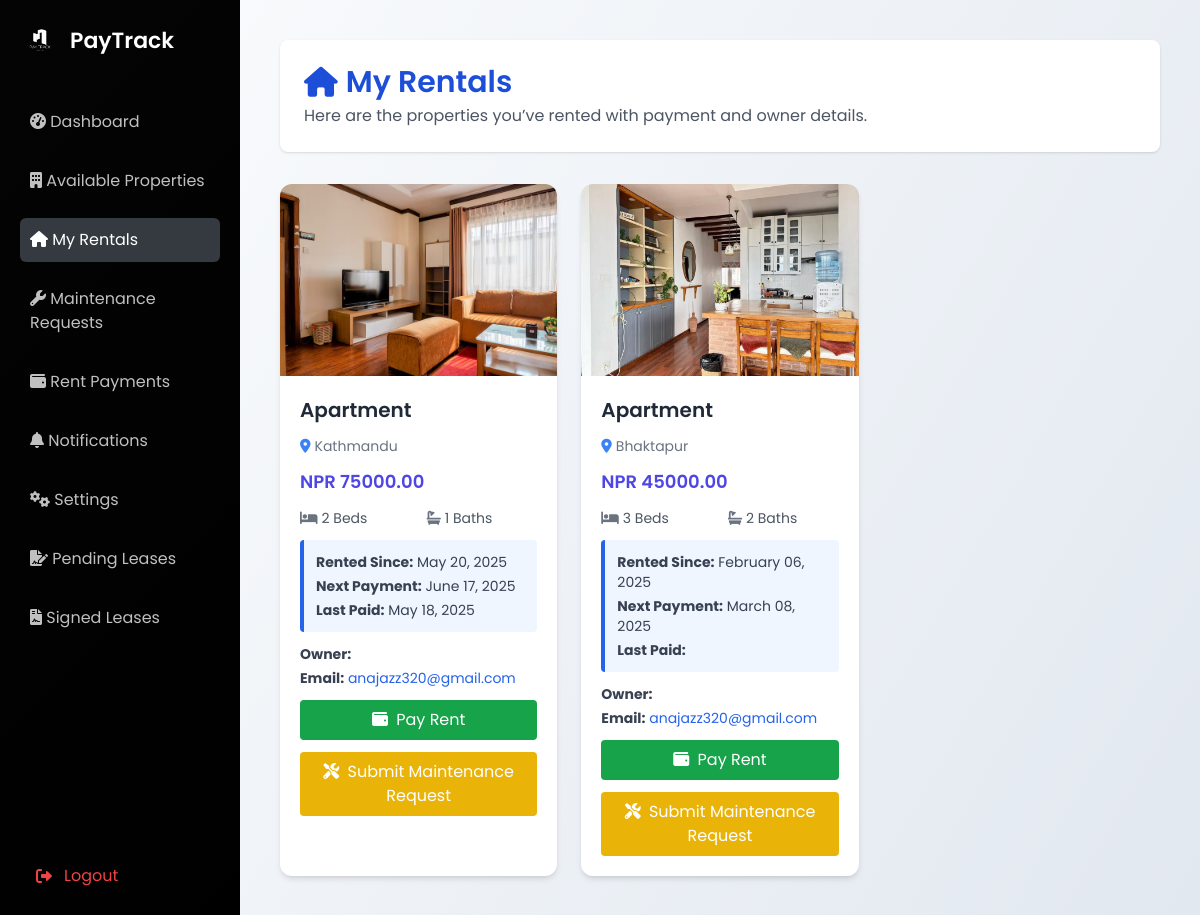
/tenant/my-rentals/ (signed in), run on the app's committed database.
### user/models.py (models this page shows, shortened)
class Rental(models.Model):
    tenant = models.ForeignKey(
        settings.AUTH_USER_MODEL,
        on_delete=models.CASCADE,
        limit_choices_to={'user_type': 'tenant'}
    )
    property = models.ForeignKey(Property, on_delete=models.CASCADE)
    rent_amount = models.DecimalField(max_digits=10, decimal_places=2)
    start_date = models.DateField()
    end_date = models.DateField(blank=True, null=True)
    is_active = models.BooleanField(default=True)

class Property(models.Model):
    PROPERTY_TYPES = [
        ('house', 'House'),
        ('apartment', 'Apartment'),
        ('villa', 'Villa'),
        ('land', 'Land'),
    ]
    homeowner = models.ForeignKey(
        settings.AUTH_USER_MODEL,
        on_delete=models.CASCADE,
        related_name='properties',
        null=True,
        blank=True
    )
    title = models.CharField(max_length=200, default="Unnamed Property")
    location = models.CharField(max_length=200, default="Unknown Location")
    property_type = models.CharField(max_length=20, choices=PROPERTY_TYPES, default='house')
    price = models.DecimalField(max_digits=10, decimal_places=2, default=0.00)
    bedrooms = models.IntegerField(null=True, blank=True, default=1)
    bathrooms = models.IntegerField(null=True, blank=True, default=1)
    description = models.TextField(default="No description available.")
    image = models.ImageField(upload_to='properties/', default='default_property.jpg')
    featured = models.BooleanField(default=False)
    is_available = models.BooleanField(default=True)  # New: To show if property is rented
    @property
    def get_primary_image(self):
        primary_image = self.images.filter(is_primary=True).first()
        if primary_image:
            return primary_image.image

class CustomUser(AbstractUser):
    USER_TYPE_CHOICES = (
        ('tenant', 'Tenant'),
        ('home owner', 'Home Owner'),
    )
    email = models.EmailField(unique=True,null=True)  # Ensuring unique emails for authentication
    user_type = models.CharField(max_length=20, choices=USER_TYPE_CHOICES, default='customer')
    phone_number = models.CharField(max_length=15, blank=True, null=True)
    address = models.TextField(blank=True, null=True)
    company_name = models.CharField(max_length=255, blank=True, null=True)
    date_of_birth = models.DateField(blank=True, null=True)
    USERNAME_FIELD = 'email'  # Login with email instead of username
    REQUIRED_FIELDS = ['username']  # Keep username as an optional field if necessary

### user/views.py (the view)
# urls.py: path('tenant/my-rentals/', views.my_rentals, name='my_rentals'),
@login_required
def my_rentals(request):
    if request.user.user_type != 'tenant':
        return redirect('dashboard')
    rentals = Rental.objects.filter(tenant=request.user).select_related('property__homeowner').prefetch_related('property__images')
    for rent in rentals:
        last_payment = RentPayment.objects.filter(rental=rent, is_paid=True).order_by('-paid_on').first()
        rent.last_paid_date = last_payment.paid_on if last_payment else None
        if last_payment:
            rent.next_payment_date = last_payment.paid_on + timezone.timedelta(days=30)
        else:
            rent.next_payment_date = rent.start_date + timezone.timedelta(days=30)
    return render(request, 'user/my_rentals.html', {'rentals': rentals})

### user/templates/user/my_rentals.html (shortened to what this page needs)
{% load static %}
<!DOCTYPE html>
<html lang="en">
<head>
  <link rel="stylesheet" href="{% static 'css/dashboard.css' %}">
  <link rel="stylesheet" href="https://cdnjs.cloudflare.com/ajax/libs/font-awesome/6.0.0-beta3/css/all.min.css">
  <script src="https://cdn.tailwindcss.com"></script>
</head>
<body class="bg-gray-100 font-poppins">
  <div class="min-h-screen flex">
    <aside class="sidebar">
      <div class="logo-container">
        <img src="{% static 'images/logo.png' %}" alt="PayTrack Logo" class="logo">
        <span>PayTrack</span>
      </div>
      <nav class="menu">
        <ul>
          <li><a href="{% url 'dashboard' %}"><i class="fas fa-tachometer-alt"></i> <span>Dashboard</span></a></li>
          <li><a href="{% url 'tenant_property_list' %}"><i class="fas fa-building"></i> <span>Available Properties</span></a></li>
          <li class="active"><a href="{% url 'my_rentals' %}"><i class="fas fa-home"></i> <span>My Rentals</span></a></li>
          <li><a href="/maintenance/requests/"><i class="fas fa-wrench"></i> <span>Maintenance Requests</span></a></li>
          <li><a href="{% url 'rent_payments' %}"><i class="fas fa-wallet"></i> <span>Rent Payments</span></a></li>
          <li><a href="{% url 'notifications' %}"><i class="fas fa-bell"></i> <span>Notifications</span></a></li>
          <li><a href="{% url 'settings' %}"><i class="fas fa-cogs"></i> <span>Settings</span></a></li>
          <li><a href="{% url 'tenant_pending_leases' %}"><i class="fas fa-file-signature"></i> <span>Pending Leases</span></a></li>
          <li>
            <a href="{% url 'tenant_signed_leases' %}" class="nav-link">
              <i class="fas fa-file-contract"></i> Signed Leases
            </a>
          </li>
        </ul>
      </nav>
      <div class="mt-auto pt-8">
        <a href="{% url 'logout' %}" class="flex items-center px-4 py-2 text-red-500 hover:bg-red-100 rounded">
          <i class="fas fa-sign-out-alt mr-3"></i> <span>Logout</span>
        </a>
      </div>
    </aside>
    <main class="main-content space-y-8">
      <div class="bg-white shadow rounded-lg p-6 mb-8">
        <h1 class="text-3xl font-semibold mb-1 text-blue-700 flex items-center gap-2">
          <i class="fas fa-home"></i> My Rentals
        </h1>
        <p class="text-gray-600">Here are the properties you’ve rented with payment and owner details.</p>
      </div>
      <div class="grid grid-cols-1 sm:grid-cols-2 lg:grid-cols-3 gap-6">
        {% if rentals %}
          {% for rent in rentals %}
            <div class="bg-white rounded-xl shadow-md overflow-hidden transform transition hover:scale-[1.02]">
              {% with primary_image=rent.property.get_primary_image %}
  {% if primary_image %}
    <img src="{{ primary_image.url }}" alt="{{ rent.property.title }}" class="h-48 w-full object-cover">
  {% else %}
    <img src="{% static 'images/default_property.jpg' %}" alt="No Image" class="h-48 w-full object-cover">
  {% endif %}
{% endwith %}
              <div class="p-5 space-y-3">
                <h2 class="text-xl font-semibold text-gray-800">{{ rent.property.title }}</h2>
                <p class="text-sm text-gray-500 flex items-center"><i class="fas fa-map-marker-alt mr-1 text-blue-500"></i> {{ rent.property.location }}</p>
                <p class="text-lg text-indigo-600 font-semibold">NPR {{ rent.rent_amount|floatformat:2 }}</p>
                <div class="grid grid-cols-2 gap-4 text-sm text-gray-600">
                  <div><i class="fas fa-bed mr-1 text-gray-500"></i>{{ rent.property.bedrooms }} Beds</div>
                  <div><i class="fas fa-bath mr-1 text-gray-500"></i>{{ rent.property.bathrooms }} Baths</div>
                </div>
                <div class="p-3 rounded bg-blue-50 border-l-4 border-blue-600 text-sm text-gray-700 space-y-1">
                  <p><strong>Rented Since:</strong> {{ rent.start_date|date:"F d, Y" }}</p>
                  <p><strong>Next Payment:</strong> {{ rent.next_payment_date|date:"F d, Y" }}</p>
                  <p><strong>Last Paid:</strong> {{ rent.last_paid_date|date:"F d, Y" }}</p>
                </div>
                <div class="text-sm text-gray-700 mt-2 space-y-1">
                  <p><strong>Owner:</strong> {{ rent.property.homeowner.get_full_name }}</p>
                  <p><strong>Email:</strong> <a href="mailto:{{ rent.property.homeowner.email }}" class="text-blue-600 hover:underline">{{ rent.property.homeowner.email }}</a></p>
                </div>
                <div class="flex flex-col gap-3 mt-5">
                  <button type="button" onclick="startCheckout({{ rent.id }})" class="w-full bg-green-600 hover:bg-green-700 text-white py-2 px-4 rounded">
                    <i class="fas fa-wallet mr-1"></i> Pay Rent
                  </button>
                  <a href="{% url 'submit_maintenance_request' rent.id %}" class="w-full text-center bg-yellow-500 hover:bg-yellow-600 text-white py-2 px-4 rounded">
                    <i class="fas fa-tools mr-1"></i> Submit Maintenance Request
                  </a>
                </div>
              </div>
            </div>
          {% endfor %}
        {% endif %}
      </div>
</body>
</html>

### user/static/css/dashboard.css (style rules this page uses)
* { margin: 0; padding: 0; box-sizing: border-box; }
body { font-family: 'Poppins', sans-serif; background-color: #f8f9fa; color: #333; display: flex; justify-content: center; align-items: center; min-height: 100vh; overflow-x: hidden; }
.sidebar { width: 250px; background-color: #15161d; color: white; display: flex; flex-direction: column; justify-content: space-between; padding: 20px; transition: width 0.3s ease; }
.sidebar .logo-container { display: flex; align-items: center; gap: 10px; margin-bottom: 40px; }
.sidebar .logo-container .logo { width: 40px; height: auto; filter: brightness(0) invert(1); }
.sidebar .logo-container span { font-size: 22px; font-weight: 600; color: white; }
.sidebar .menu ul { list-style: none; padding: 0; margin: 0; }
.sidebar .menu ul li { font-size: 16px; color: #c0c0c0; margin-bottom: 15px; padding: 10px; border-radius: 6px; cursor: pointer; transition: background-color 0.3s ease, color 0.3s ease; }
.sidebar .menu ul li.active, .sidebar .menu ul li:hover { background-color: #343a40; color: white; }
.main-content { flex: 1; padding: 30px; overflow-y: auto; background-color: #f1f1f1; }

### user/templates/user/my_rentals.html (style rules this page uses)
body, html { margin: 0; padding: 0; }
.sidebar { width: 240px; min-height: 100vh; background: linear-gradient(135deg, #040404 0%, #000000 100%); padding: 20px; color: white; position: fixed; left: 0; top: 0; bottom: 0; }
.main-content { margin-left: 240px; padding: 40px 40px 40px 40px; width: calc(100vw - 240px); min-height: 100vh; background: linear-gradient(120deg, #f8fafc 0%, #e2e8f0 100%); box-sizing: border-box; }
body { background: #f8fafc; }

### data on the page
Rental: shows a picture, property "Apartment", property.location "Kathmandu", rent_amount "75000.00", property.bedrooms "2", property.bathrooms "1", start_date "May 20, 2025", next_payment_date "June 17, 2025", last_paid_date "May 18, 2025", property.homeowner.email "anajazz320@gmail.com"
Rental: shows a picture, property "Apartment", property.location "Bhaktapur", rent_amount "45000.00", property.bedrooms "3", property.bathrooms "2", start_date "February 06, 2025", next_payment_date "March 08, 2025", property.homeowner.email "anajazz320@gmail.com"
